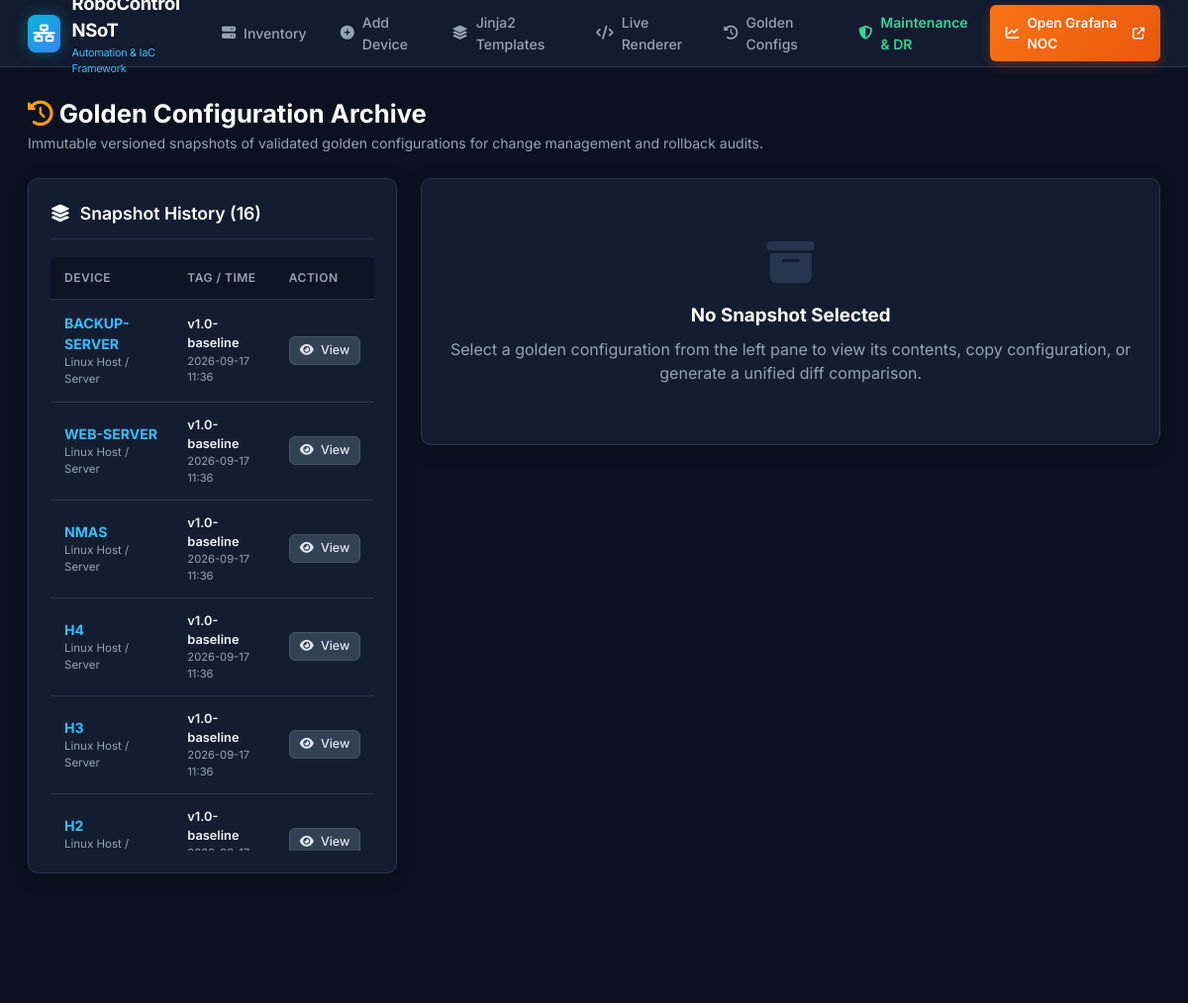
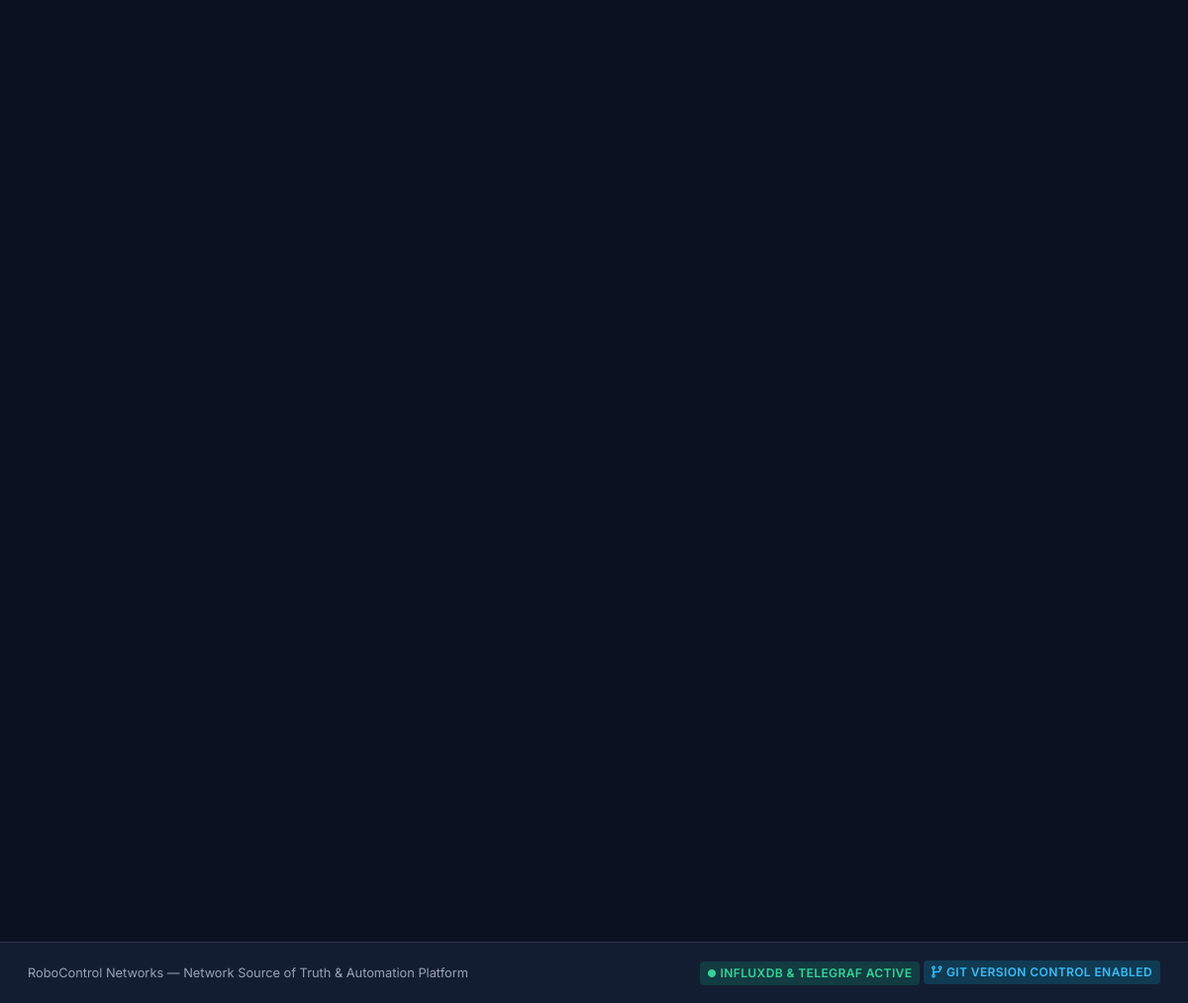
Screenshot of /golden-configs/ with the database file from the repository (2 pictures, top to bottom).
### automation/models.py (models this page shows, shortened)
class GoldenConfig(models.Model):
    device = models.ForeignKey(Device, on_delete=models.CASCADE, related_name='golden_configs')
    version_tag = models.CharField(max_length=64)
    timestamp = models.DateTimeField(auto_now_add=True)
    config_content = models.TextField()
    change_summary = models.CharField(max_length=255, default="Baseline Golden Config Snapshot")
    created_by = models.CharField(max_length=64, default="Network Automation Engine")
    class Meta:
        ordering = ['-timestamp']

class Device(models.Model):
    DEVICE_TYPES = [
        ('router', 'Router'),
        ('switch', 'Switch'),
        ('host', 'Host'),
        ('nmas', 'NMAS Station'),
        ('server', 'Internet Web Server'),
        ('backup', 'Backup Node'),
    ]
    VENDORS = [
        ('arista', 'Arista cEOS'),
        ('cisco_nxos', 'Cisco NX-OS 9000v'),
        ('cisco_xrv', 'Cisco IOS-XRv 9000'),
        ('sonic', 'SONiC VS (sonic-vs)'),
        ('linux', 'Linux Host / Server'),
    ]
    TIERS = [
        ('distribution', 'Tier 1: Distribution Routers (R1-R2)'),
        ('asbr', 'Tier 2: ASBR Core Routers (R3-R4)'),
        ('pe_router', 'Tier 3: PE WAN Gateway (R5)'),
        ('access_switch', 'Tier 4: Access Switches (S1-S2)'),
        ('core_switch', 'Tier 5: Core Backbone Switches (S3-S4)'),
        ('host', 'End Host (H1-H4)'),
        ('management', 'Management & Automation'),
    ]
    name = models.CharField(max_length=64, unique=True, verbose_name="Hostname / Device Name")
    device_type = models.CharField(max_length=32, choices=DEVICE_TYPES, default='router')
    vendor = models.CharField(max_length=64, choices=VENDORS, default='arista')
    tier = models.CharField(max_length=64, choices=TIERS, default='distribution')
    role = models.CharField(max_length=255, blank=True, verbose_name="Deployment Role")
    public_ip = models.CharField(max_length=64, blank=True, null=True, verbose_name="Public / WAN IP")
    private_ip = models.CharField(max_length=64, blank=True, null=True, verbose_name="Private IP")
    mgmt_ip = models.CharField(max_length=64, blank=True, null=True, verbose_name="Management IP")
    status = models.CharField(max_length=32, default='Online')
    routing_protocols = models.CharField(max_length=128, blank=True, default="OSPF", verbose_name="Routing Protocol(s)")
    bgp_asn = models.IntegerField(blank=True, null=True, verbose_name="BGP Local ASN")
    router_id = models.CharField(max_length=64, blank=True, null=True, verbose_name="Router ID")
    interface_ips = models.TextField(blank=True, verbose_name="Interface IPs / Descriptions")
    vlans = models.CharField(max_length=128, blank=True, verbose_name="VLANs (e.g. 10,20,30)")
    custom_config_yaml = models.TextField(blank=True, verbose_name="YAML Data Model")
    running_config = models.TextField(blank=True, verbose_name="Live Running Configuration")
    template_name = models.CharField(max_length=128, blank=True, default="r1_r2.j2", verbose_name="Jinja2 Template File")
    uploaded_config_file = models.FileField(upload_to='uploaded_configs/', blank=True, null=True, verbose_name="Uploaded Running Config File")
    uploaded_template_file = models.FileField(upload_to='uploaded_templates/', blank=True, null=True, verbose_name="Uploaded Jinja2 Template File")
    last_config_pulled_at = models.DateTimeField(blank=True, null=True)
    created_at = models.DateTimeField(auto_now_add=True)
    updated_at = models.DateTimeField(auto_now=True)
    class Meta:
        ordering = ['name']

### automation/views.py (the view, shortened to what this page needs)
# urls.py: path('golden-configs/', views.golden_configs_list_view, name='golden_configs'),
def golden_configs_list_view(request):
    golden_configs = GoldenConfig.objects.select_related('device').all()
    selected_gc = None
    diff_output = None
    gc_id = request.GET.get('id')
    compare_id = request.GET.get('compare')
    context = {
        'golden_configs': golden_configs,
        'selected_gc': selected_gc,
        'diff_output': diff_output,
    }
    return render(request, 'automation/golden_configs.html', context)

### templates/automation/golden_configs.html (shortened to what this page needs)
{% extends 'automation/base.html' %}
{% block content %}
<div style="margin-bottom: 24px;">
  <h1 style="font-size: 1.6rem; font-weight: 700; color: #ffffff;">
    <i class="fa-solid fa-clock-rotate-left" style="color: var(--accent-amber);"></i> Golden Configuration Archive
  </h1>
  <p style="color: var(--text-muted); font-size: 0.88rem;">Immutable versioned snapshots of validated golden configurations for change management and rollback audits.</p>
</div>
<div style="display: grid; grid-template-columns: 1fr 2fr; gap: 24px;">
  <div class="card">
    <div class="card-header">
      <div class="card-title"><i class="fa-solid fa-layer-group"></i> Snapshot History ({{ golden_configs.count }})</div>
    </div>
    <div class="table-responsive" style="max-height: 600px; overflow-y: auto;">
      <table>
        <thead>
          <tr>
            <th>Device</th>
            <th>Tag / Time</th>
            <th>Action</th>
          </tr>
        </thead>
        <tbody>
          {% for gc in golden_configs %}
          <tr {% if selected_gc and selected_gc.id == gc.id %}style="background: rgba(6, 182, 212, 0.15);"{% endif %}>
            <td>
              <strong style="color: #38bdf8;">{{ gc.device.name|upper }}</strong>
              <div style="font-size: 0.72rem; color: var(--text-muted);">{{ gc.device.get_vendor_display }}</div>
            </td>
            <td>
              <div style="font-weight: 600; font-size: 0.8rem; color: #f1f5f9;">{{ gc.version_tag }}</div>
              <div style="font-size: 0.7rem; color: var(--text-muted);">{{ gc.timestamp|date:"Y-m-d H:i" }}</div>
            </td>
            <td>
              <a href="?id={{ gc.id }}" class="btn btn-secondary btn-sm" title="Inspect Snapshot">
                <i class="fa-solid fa-eye"></i> View
              </a>
            </td>
          </tr>
          {% empty %}
          <tr>
            <td colspan="3" style="text-align: center; color: var(--text-muted); padding: 20px;">No golden configs captured yet.</td>
          </tr>
          {% endfor %}
        </tbody>
      </table>
    </div>
  </div>
  <div>
    {% if selected_gc %}
      <div class="card">
        <div class="card-header">
          <div>
            <div class="card-title" style="color: var(--accent-amber);">
              <i class="fa-solid fa-bookmark"></i> Snapshot: {{ selected_gc.device.name|upper }} &mdash; {{ selected_gc.version_tag }}
            </div>
            <div style="font-size: 0.75rem; color: var(--text-muted); margin-top: 4px;">
              Created: {{ selected_gc.timestamp|date:"Y-m-d H:i:s" }} &bull; Author: {{ selected_gc.created_by }} &bull; Note: {{ selected_gc.change_summary }}
            </div>
          </div>
          <div>
            <button class="btn btn-secondary btn-sm" onclick="navigator.clipboard.writeText(document.getElementById('gcContent').innerText); alert('Golden config copied!');">
              <i class="fa-solid fa-copy"></i> Copy
            </button>
          </div>
        </div>
        <form method="get" style="display: flex; gap: 10px; align-items: center; margin-bottom: 16px; background: rgba(0,0,0,0.2); padding: 10px; border-radius: 6px;">
          <input type="hidden" name="id" value="{{ selected_gc.id }}">
          <label style="margin: 0; font-size: 0.82rem; color: var(--text-muted); white-space: nowrap;">Compare with:</label>
          <select name="compare" class="form-control" style="padding: 6px 10px; font-size: 0.82rem;">
            <option value="">Select baseline version...</option>
            {% for g in golden_configs %}
              {% if g.id != selected_gc.id %}
                <option value="{{ g.id }}">{{ g.device.name|upper }} &mdash; {{ g.version_tag }} ({{ g.timestamp|date:"Y-m-d H:i" }})</option>
              {% endif %}
            {% endfor %}
          </select>
          <button type="submit" class="btn btn-primary btn-sm"><i class="fa-solid fa-code-compare"></i> Diff</button>
        </form>
        {% if diff_output %}
          <div style="margin-bottom: 14px;">
            <h4 style="font-size: 0.88rem; color: #38bdf8; margin-bottom: 6px;"><i class="fa-solid fa-code-compare"></i> Unified Configuration Diff:</h4>
            <pre class="code-box" style="color: #cbd5e1; background: #050811;"><code>{{ diff_output }}</code></pre>
          </div>
        {% endif %}
        <h4 style="font-size: 0.88rem; color: var(--text-muted); margin-bottom: 6px;">Full Configuration Content:</h4>
        <pre class="code-box" id="gcContent"><code>{{ selected_gc.config_content }}</code></pre>
      </div>
    {% else %}
      <div class="card" style="text-align: center; padding: 60px 20px; color: var(--text-muted);">
        <i class="fa-solid fa-box-archive" style="font-size: 3rem; color: var(--border-color); margin-bottom: 16px;"></i>
        <h3 style="color: #ffffff; margin-bottom: 8px;">No Snapshot Selected</h3>
        <p>Select a golden configuration from the left pane to view its contents, copy configuration, or generate a unified diff comparison.</p>
      </div>
    {% endif %}
  </div>
</div>
{% endblock %}

### templates/automation/base.html (shortened to what this page needs)
<!DOCTYPE html>
<html lang="en">
<head>
  <link rel="stylesheet" href="https://cdnjs.cloudflare.com/ajax/libs/font-awesome/6.4.0/css/all.min.css">
</head>
<body>
  <header>
    <a href="{% url 'dashboard' %}" class="brand">
      <div class="brand-icon"><i class="fa-solid fa-network-wired"></i></div>
      <div>
        <span>RoboControl NSoT</span>
        <div style="font-size: 0.68rem; font-weight: normal; color: #38bdf8;">Automation & IaC Framework</div>
      </div>
    </a>
    <nav>
      <ul class="nav-links">
        <li><a href="{% url 'dashboard' %}" class="nav-link"><i class="fa-solid fa-server"></i> Inventory</a></li>
        <li><a href="{% url 'add_device' %}" class="nav-link"><i class="fa-solid fa-plus-circle"></i> Add Device</a></li>
        <li><a href="{% url 'templates_list' %}" class="nav-link"><i class="fa-solid fa-layer-group"></i> Jinja2 Templates</a></li>
        <li><a href="{% url 'render_template' %}" class="nav-link"><i class="fa-solid fa-code"></i> Live Renderer</a></li>
        <li><a href="{% url 'golden_configs' %}" class="nav-link"><i class="fa-solid fa-clock-rotate-left"></i> Golden Configs</a></li>
        <li><a href="{% url 'maintenance' %}" class="nav-link" style="color: #34d399; font-weight: 600;"><i class="fa-solid fa-shield-halved"></i> Maintenance &amp; DR</a></li>
      </ul>
    </nav>
    <div>
      <a href="http://localhost:3000/d/nmas-noc-master" target="_blank" class="btn-grafana" title="Open Grafana Network Operations Center">
        <i class="fa-solid fa-chart-line"></i> <span>Open Grafana NOC</span> <i class="fa-solid fa-arrow-up-right-from-square" style="font-size: 0.75rem;"></i>
      </a>
    </div>
  </header>
  <main>
    {% block content %}{% endblock %}
  </main>
  <footer>
    <div style="display: flex; justify-content: space-between; align-items: center; max-width: 1440px; margin: 0 auto;">
      <div>RoboControl Networks &mdash; Network Source of Truth &amp; Automation Platform</div>
      <div>
        <span class="badge badge-online"><i class="fa-solid fa-circle" style="font-size: 0.5rem;"></i> InfluxDB &amp; Telegraf Active</span>
        <span class="badge" style="background: rgba(6, 182, 212, 0.2); color: #38bdf8;"><i class="fa-solid fa-code-branch"></i> Git Version Control Enabled</span>
      </div>
    </div>
  </footer>
</body>
</html>

### templates/automation/base.html (style rules this page uses)
:root { --bg-main: #0b1120; --bg-card: #131d31; --bg-card-hover: #1e293b; --border-color: #27354f; --text-main: #f1f5f9; --text-muted: #94a3b8; --accent-cyan: #06b6d4; --accent-teal: #10b981; --accent-blue: #3b82f6; --accent-purple: #8b5cf6; --accent-amber: #f59e0b; --accent-red: #ef4444; }
* { box-sizing: border-box; margin: 0; padding: 0; }
body { font-family: 'Inter', -apple-system, BlinkMacSystemFont, sans-serif; background-color: var(--bg-main); color: var(--text-main); line-height: 1.5; min-height: 100vh; display: flex; flex-direction: column; }
header { background: rgba(19, 29, 49, 0.95); backdrop-filter: blur(12px); border-bottom: 1px solid var(--border-color); position: sticky; top: 0; z-index: 1000; padding: 0 28px; height: 68px; display: flex; align-items: center; justify-content: space-between; }
.brand { display: flex; align-items: center; gap: 12px; text-decoration: none; color: #ffffff; font-weight: 700; font-size: 1.15rem; letter-spacing: -0.3px; }
.brand-icon { width: 38px; height: 38px; background: linear-gradient(135deg, #06b6d4, #3b82f6); border-radius: 8px; display: flex; align-items: center; justify-content: center; color: #ffffff; font-size: 1.1rem; box-shadow: 0 0 15px rgba(6, 182, 212, 0.4); }
.nav-links { display: flex; align-items: center; gap: 6px; list-style: none; }
.nav-link { display: flex; align-items: center; gap: 8px; padding: 8px 14px; border-radius: 6px; color: var(--text-muted); text-decoration: none; font-size: 0.88rem; font-weight: 500; transition: all 0.2s ease; }
.btn-grafana { display: flex; align-items: center; gap: 8px; padding: 8px 16px; background: linear-gradient(135deg, #f97316, #ea580c); color: #ffffff !important; border-radius: 6px; text-decoration: none; font-weight: 600; font-size: 0.85rem; box-shadow: 0 4px 12px rgba(234, 88, 12, 0.3); transition: all 0.2s ease; }
main { flex: 1; padding: 28px; max-width: 1440px; margin: 0 auto; width: 100%; }
.card { background: var(--bg-card); border: 1px solid var(--border-color); border-radius: 10px; padding: 22px; margin-bottom: 24px; box-shadow: 0 4px 20px rgba(0, 0, 0, 0.2); }
.card-header { display: flex; justify-content: space-between; align-items: center; margin-bottom: 18px; padding-bottom: 12px; border-bottom: 1px solid var(--border-color); }
.card-title { font-size: 1.1rem; font-weight: 600; color: #ffffff; display: flex; align-items: center; gap: 10px; }
.btn { display: inline-flex; align-items: center; gap: 7px; padding: 8px 16px; border-radius: 6px; font-size: 0.85rem; font-weight: 500; cursor: pointer; text-decoration: none; border: 1px solid transparent; transition: all 0.2s ease; }
.btn-secondary { background: #334155; color: #e2e8f0; border-color: #475569; }
.btn-sm { padding: 4px 10px; font-size: 0.78rem; }
.badge { display: inline-flex; align-items: center; gap: 4px; padding: 3px 8px; border-radius: 4px; font-size: 0.75rem; font-weight: 600; text-transform: uppercase; letter-spacing: 0.4px; }
.badge-online { background: rgba(16, 185, 129, 0.2); color: #34d399; }
.table-responsive { overflow-x: auto; }
table { width: 100%; border-collapse: collapse; font-size: 0.88rem; }
th { text-align: left; padding: 12px 14px; background: #0d1525; color: var(--text-muted); font-weight: 600; border-bottom: 1px solid var(--border-color); text-transform: uppercase; font-size: 0.75rem; letter-spacing: 0.5px; }
td { padding: 13px 14px; border-bottom: 1px solid var(--border-color); color: var(--text-main); }
footer { background: var(--bg-card); border-top: 1px solid var(--border-color); padding: 18px 28px; text-align: center; font-size: 0.8rem; color: var(--text-muted); }

### rows the page displays
GoldenConfig: device.name "BACKUP-SERVER", device.vendor "Linux Host / Server", version_tag "v1.0-baseline", timestamp "2026-09-17 11:36"
GoldenConfig: device.name "WEB-SERVER", device.vendor "Linux Host / Server", version_tag "v1.0-baseline", timestamp "2026-09-17 11:36"
GoldenConfig: device.name "NMAS", device.vendor "Linux Host / Server", version_tag "v1.0-baseline", timestamp "2026-09-17 11:36"
GoldenConfig: device.name "H4", device.vendor "Linux Host / Server", version_tag "v1.0-baseline", timestamp "2026-09-17 11:36"
GoldenConfig: device.name "H3", device.vendor "Linux Host / Server", version_tag "v1.0-baseline", timestamp "2026-09-17 11:36"
GoldenConfig: device.name "H2", device.vendor "Linux Host /…", version_tag "v1.0-baseline"

### other values shown
{{ golden_configs.count }} "16"
